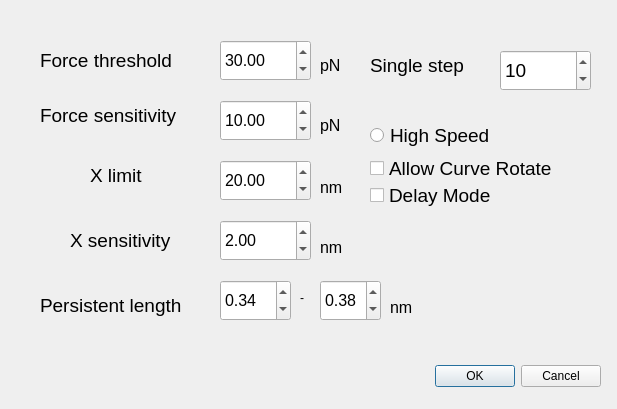
<?xml version="1.0" encoding="UTF-8"?>
<ui version="4.0">
 <class>Dialog</class>
 <widget class="QDialog" name="Dialog">
  <property name="geometry">
   <rect>
    <x>0</x>
    <y>0</y>
    <width>617</width>
    <height>409</height>
   </rect>
  </property>
  <property name="windowTitle">
   <string>Dialog</string>
  </property>
  <widget class="QDialogButtonBox" name="buttonBox">
   <property name="geometry">
    <rect>
     <x>260</x>
     <y>360</y>
     <width>341</width>
     <height>32</height>
    </rect>
   </property>
   <property name="orientation">
    <enum>Qt::Horizontal</enum>
   </property>
   <property name="standardButtons">
    <set>QDialogButtonBox::Cancel|QDialogButtonBox::Ok</set>
   </property>
  </widget>
  <widget class="QLabel" name="label">
   <property name="geometry">
    <rect>
     <x>40</x>
     <y>100</y>
     <width>171</width>
     <height>31</height>
    </rect>
   </property>
   <property name="font">
    <font>
     <family>Arial</family>
     <pointsize>14</pointsize>
    </font>
   </property>
   <property name="text">
    <string>Force sensitivity</string>
   </property>
  </widget>
  <widget class="QLabel" name="label_2">
   <property name="geometry">
    <rect>
     <x>90</x>
     <y>160</y>
     <width>91</width>
     <height>31</height>
    </rect>
   </property>
   <property name="font">
    <font>
     <family>Arial</family>
     <pointsize>14</pointsize>
    </font>
   </property>
   <property name="text">
    <string>X limit</string>
   </property>
  </widget>
  <widget class="QLabel" name="label_3">
   <property name="geometry">
    <rect>
     <x>70</x>
     <y>220</y>
     <width>131</width>
     <height>41</height>
    </rect>
   </property>
   <property name="font">
    <font>
     <family>Arial</family>
     <pointsize>14</pointsize>
    </font>
   </property>
   <property name="text">
    <string>X sensitivity</string>
   </property>
  </widget>
  <widget class="QDoubleSpinBox" name="sens">
   <property name="geometry">
    <rect>
     <x>220</x>
     <y>100</y>
     <width>91</width>
     <height>41</height>
    </rect>
   </property>
   <property name="font">
    <font>
     <family>Arial</family>
     <pointsize>12</pointsize>
    </font>
   </property>
   <property name="maximum">
    <double>500.000000000000000</double>
   </property>
   <property name="singleStep">
    <double>1.000000000000000</double>
   </property>
   <property name="value">
    <double>10.000000000000000</double>
   </property>
  </widget>
  <widget class="QDoubleSpinBox" name="xlimit">
   <property name="geometry">
    <rect>
     <x>220</x>
     <y>160</y>
     <width>91</width>
     <height>41</height>
    </rect>
   </property>
   <property name="font">
    <font>
     <family>Arial</family>
     <pointsize>12</pointsize>
    </font>
   </property>
   <property name="maximum">
    <double>1000.000000000000000</double>
   </property>
   <property name="singleStep">
    <double>5.000000000000000</double>
   </property>
   <property name="value">
    <double>20.000000000000000</double>
   </property>
  </widget>
  <widget class="QDoubleSpinBox" name="xsens">
   <property name="geometry">
    <rect>
     <x>220</x>
     <y>220</y>
     <width>91</width>
     <height>41</height>
    </rect>
   </property>
   <property name="font">
    <font>
     <family>Arial</family>
     <pointsize>12</pointsize>
    </font>
   </property>
   <property name="value">
    <double>2.000000000000000</double>
   </property>
  </widget>
  <widget class="QLabel" name="label_4">
   <property name="geometry">
    <rect>
     <x>320</x>
     <y>110</y>
     <width>72</width>
     <height>31</height>
    </rect>
   </property>
   <property name="font">
    <font>
     <family>Arial</family>
     <pointsize>12</pointsize>
    </font>
   </property>
   <property name="text">
    <string>pN</string>
   </property>
  </widget>
  <widget class="QLabel" name="label_5">
   <property name="geometry">
    <rect>
     <x>320</x>
     <y>180</y>
     <width>72</width>
     <height>15</height>
    </rect>
   </property>
   <property name="font">
    <font>
     <family>Arial</family>
     <pointsize>12</pointsize>
    </font>
   </property>
   <property name="text">
    <string>nm</string>
   </property>
  </widget>
  <widget class="QLabel" name="label_6">
   <property name="geometry">
    <rect>
     <x>320</x>
     <y>240</y>
     <width>72</width>
     <height>15</height>
    </rect>
   </property>
   <property name="font">
    <font>
     <family>Arial</family>
     <pointsize>12</pointsize>
    </font>
   </property>
   <property name="text">
    <string>nm</string>
   </property>
  </widget>
  <widget class="QLabel" name="label_7">
   <property name="geometry">
    <rect>
     <x>40</x>
     <y>40</y>
     <width>181</width>
     <height>41</height>
    </rect>
   </property>
   <property name="font">
    <font>
     <family>Arial</family>
     <pointsize>14</pointsize>
    </font>
   </property>
   <property name="text">
    <string>Force threshold</string>
   </property>
  </widget>
  <widget class="QDoubleSpinBox" name="peakH">
   <property name="geometry">
    <rect>
     <x>220</x>
     <y>40</y>
     <width>91</width>
     <height>41</height>
    </rect>
   </property>
   <property name="font">
    <font>
     <family>Arial</family>
     <pointsize>12</pointsize>
    </font>
   </property>
   <property name="maximum">
    <double>500.000000000000000</double>
   </property>
   <property name="singleStep">
    <double>5.000000000000000</double>
   </property>
   <property name="value">
    <double>30.000000000000000</double>
   </property>
  </widget>
  <widget class="QLabel" name="label_8">
   <property name="geometry">
    <rect>
     <x>320</x>
     <y>50</y>
     <width>72</width>
     <height>31</height>
    </rect>
   </property>
   <property name="font">
    <font>
     <family>Arial</family>
     <pointsize>12</pointsize>
    </font>
   </property>
   <property name="text">
    <string>pN</string>
   </property>
  </widget>
  <widget class="QRadioButton" name="highspeed">
   <property name="geometry">
    <rect>
     <x>370</x>
     <y>120</y>
     <width>161</width>
     <height>31</height>
    </rect>
   </property>
   <property name="font">
    <font>
     <family>Arial</family>
     <pointsize>14</pointsize>
    </font>
   </property>
   <property name="text">
    <string>High Speed</string>
   </property>
  </widget>
  <widget class="QLabel" name="label_9">
   <property name="geometry">
    <rect>
     <x>370</x>
     <y>50</y>
     <width>121</width>
     <height>31</height>
    </rect>
   </property>
   <property name="font">
    <font>
     <family>Arial</family>
     <pointsize>14</pointsize>
    </font>
   </property>
   <property name="text">
    <string>Single step</string>
   </property>
  </widget>
  <widget class="QSpinBox" name="spinBox">
   <property name="geometry">
    <rect>
     <x>500</x>
     <y>50</y>
     <width>91</width>
     <height>41</height>
    </rect>
   </property>
   <property name="font">
    <font>
     <family>Arial</family>
     <pointsize>14</pointsize>
    </font>
   </property>
   <property name="singleStep">
    <number>5</number>
   </property>
   <property name="value">
    <number>10</number>
   </property>
  </widget>
  <widget class="QLabel" name="label_10">
   <property name="geometry">
    <rect>
     <x>40</x>
     <y>290</y>
     <width>191</width>
     <height>31</height>
    </rect>
   </property>
   <property name="font">
    <font>
     <family>Arial</family>
     <pointsize>14</pointsize>
    </font>
   </property>
   <property name="text">
    <string>Persistent length</string>
   </property>
  </widget>
  <widget class="QDoubleSpinBox" name="lp_min">
   <property name="geometry">
    <rect>
     <x>220</x>
     <y>280</y>
     <width>71</width>
     <height>41</height>
    </rect>
   </property>
   <property name="font">
    <font>
     <family>Arial</family>
     <pointsize>12</pointsize>
    </font>
   </property>
   <property name="singleStep">
    <double>0.020000000000000</double>
   </property>
   <property name="value">
    <double>0.340000000000000</double>
   </property>
  </widget>
  <widget class="QLabel" name="label_11">
   <property name="geometry">
    <rect>
     <x>300</x>
     <y>290</y>
     <width>72</width>
     <height>15</height>
    </rect>
   </property>
   <property name="text">
    <string>-</string>
   </property>
  </widget>
  <widget class="QDoubleSpinBox" name="lp_max">
   <property name="geometry">
    <rect>
     <x>320</x>
     <y>280</y>
     <width>61</width>
     <height>41</height>
    </rect>
   </property>
   <property name="font">
    <font>
     <family>Arial</family>
     <pointsize>12</pointsize>
    </font>
   </property>
   <property name="singleStep">
    <double>0.020000000000000</double>
   </property>
   <property name="value">
    <double>0.380000000000000</double>
   </property>
  </widget>
  <widget class="QLabel" name="label_12">
   <property name="geometry">
    <rect>
     <x>390</x>
     <y>300</y>
     <width>72</width>
     <height>15</height>
    </rect>
   </property>
   <property name="font">
    <font>
     <family>Arial</family>
     <pointsize>12</pointsize>
    </font>
   </property>
   <property name="text">
    <string>nm</string>
   </property>
  </widget>
  <widget class="QCheckBox" name="rotatestate">
   <property name="geometry">
    <rect>
     <x>370</x>
     <y>160</y>
     <width>191</width>
     <height>16</height>
    </rect>
   </property>
   <property name="font">
    <font>
     <family>Arial</family>
     <pointsize>14</pointsize>
    </font>
   </property>
   <property name="text">
    <string>Allow Curve Rotate</string>
   </property>
  </widget>
  <widget class="QCheckBox" name="delay">
   <property name="geometry">
    <rect>
     <x>370</x>
     <y>180</y>
     <width>131</width>
     <height>31</height>
    </rect>
   </property>
   <property name="font">
    <font>
     <family>Arial</family>
     <pointsize>14</pointsize>
     <weight>50</weight>
     <bold>false</bold>
    </font>
   </property>
   <property name="text">
    <string>Delay Mode</string>
   </property>
  </widget>
 </widget>
 <resources/>
 <connections>
  <connection>
   <sender>buttonBox</sender>
   <signal>accepted()</signal>
   <receiver>Dialog</receiver>
   <slot>accept()</slot>
   <hints>
    <hint type="sourcelabel">
     <x>248</x>
     <y>254</y>
    </hint>
    <hint type="destinationlabel">
     <x>157</x>
     <y>274</y>
    </hint>
   </hints>
  </connection>
  <connection>
   <sender>buttonBox</sender>
   <signal>rejected()</signal>
   <receiver>Dialog</receiver>
   <slot>reject()</slot>
   <hints>
    <hint type="sourcelabel">
     <x>316</x>
     <y>260</y>
    </hint>
    <hint type="destinationlabel">
     <x>286</x>
     <y>274</y>
    </hint>
   </hints>
  </connection>
 </connections>
</ui>
